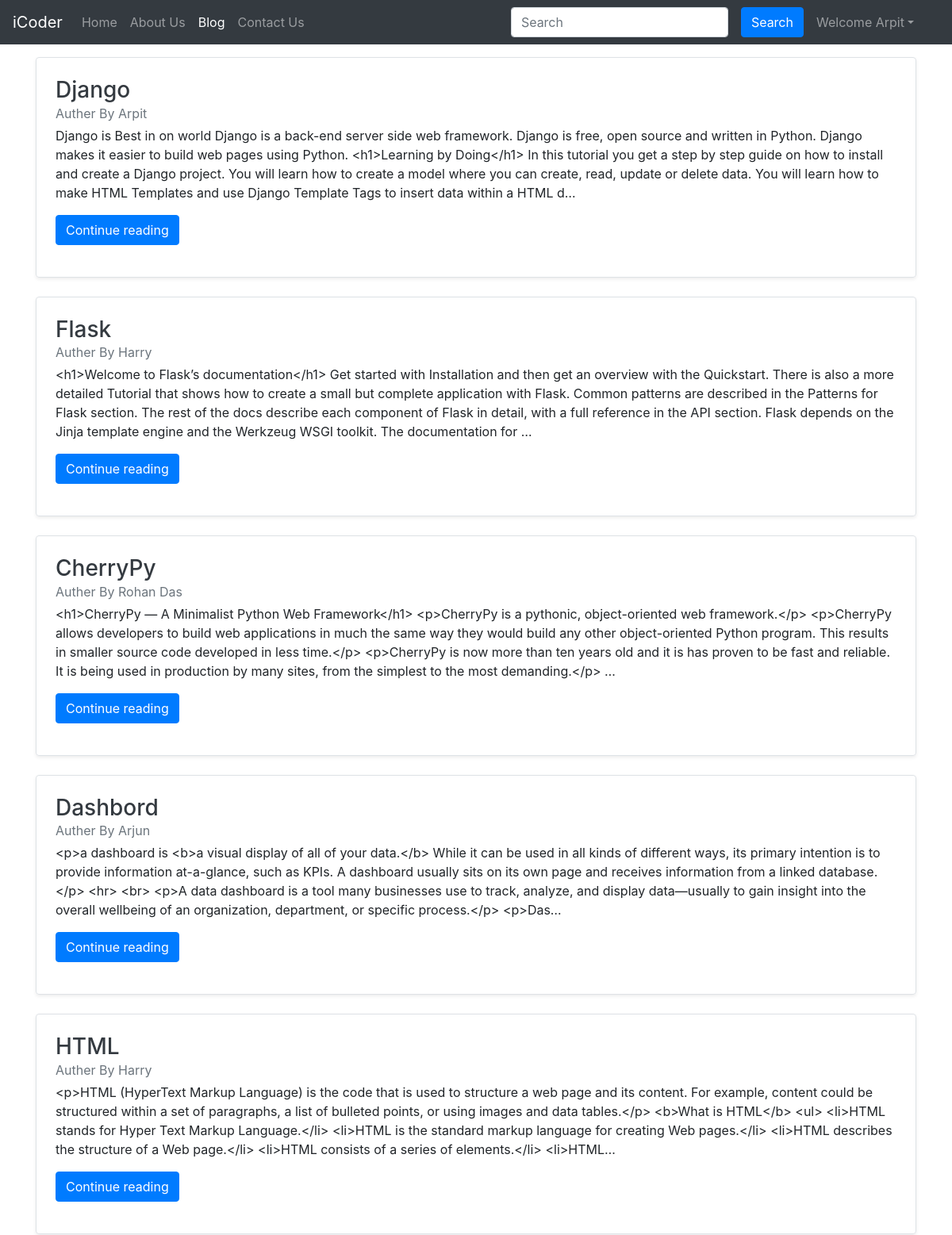
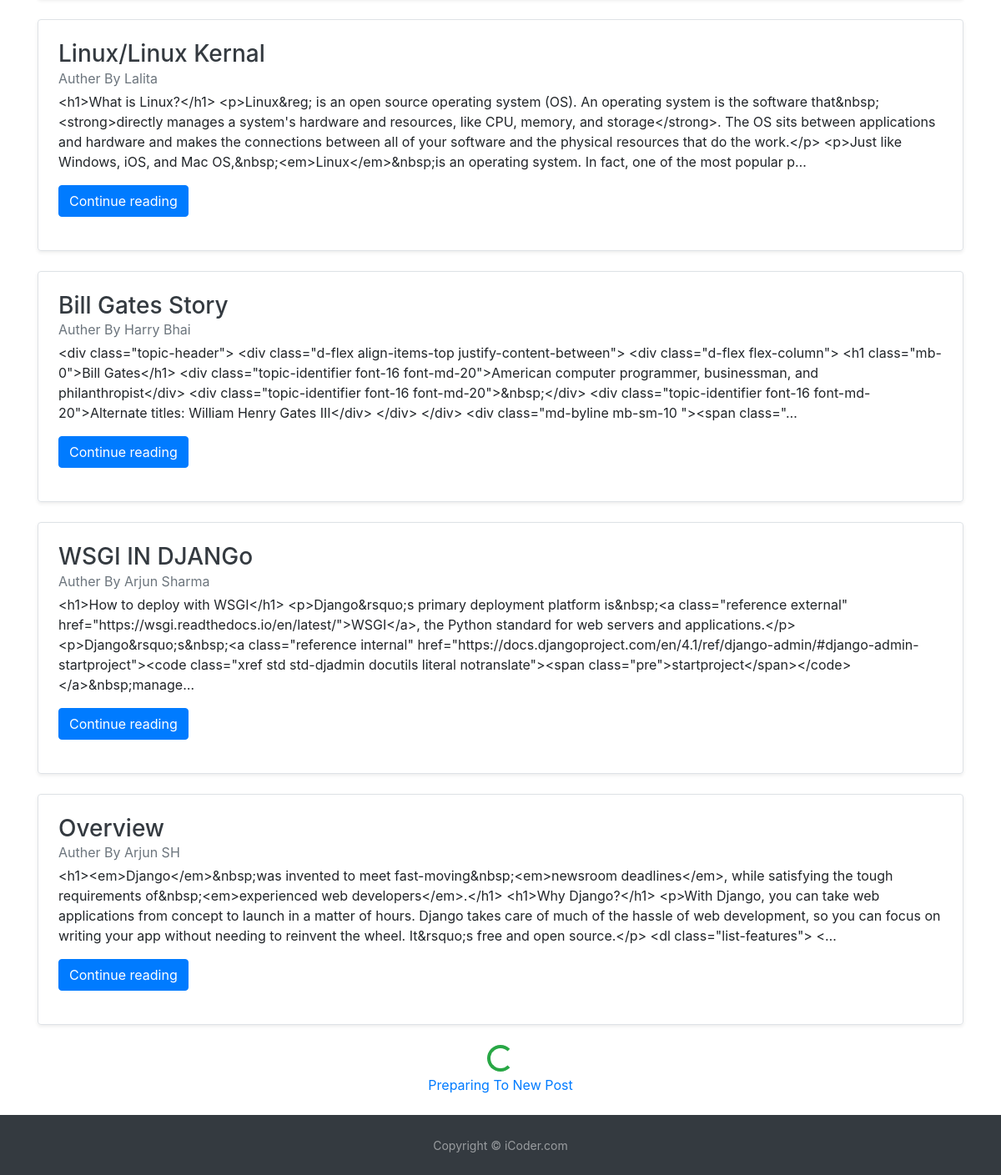
The page /blog/bloghome (signed in) on the database its author committed (2 pictures, top to bottom).
### blog/models.py (models this page shows, shortened)
class Blog(models.Model):
    title = models.CharField(max_length=200)
    author = models.CharField(max_length=100)
    slug = models.SlugField()
    contant = models.TextField()

### blog/views.py (the view)
# urls.py: path('bloghome', views.bloghome, name="bloghome"),
def bloghome(request):
    allPost = Blog.objects.all()
    params = {'allPost': allPost}
    return render(request, "blog/bloghome.html", params)

### templates/blog/bloghome.html (shortened to what this page needs)
{% extends 'base.html' %}
{% block bactivate %}active{% endblock bactivate %}\
{% block body %}
{% for post in allPost %}
<div class="row no-gutters border rounded overflow-hidden flex-md-row mb-4 shadow-sm h-md-250 position-relative">
    <div class="col p-4 d-flex flex-column position-static">
      <h3 class="mb-0"><a href="{{post.slug}}" class="text-dark">{{post.title}}</a></h3>
      <div class="mb-1 text-muted">Auther By {{post.author}}</div>
      <p class="card-text mb-auto">{{post.contant|truncatechars:500}}</p>
      <a href="{{post.slug}}" class="my-3"><button class="btn btn-primary">Continue reading</button></a>
    </div>
  </div>
{% endfor %}
 <center>
  <div class="text-success spinner-border" role="status">
  </div>
</center>
<center>
  <label class="text-primary">Preparing To New Post</label>
</center>
{% endblock body %}

### templates/base.html (shortened to what this page needs)
<!doctype html>
<html lang="en">
<head>
  <link rel="stylesheet" href="https://cdn.jsdelivr.net/npm/bootstrap@4.6.2/dist/css/bootstrap.min.css"
>
</head>
<body>
  <nav class="navbar navbar-expand-lg navbar-dark bg-dark">
    <a class="navbar-brand" href="/">iCoder</a>
    <div class="collapse navbar-collapse" id="navbarSupportedContent">
      <ul class="navbar-nav mr-auto">
        <li class="nav-item">
          <a class="nav-link {% block hactivate %}{% endblock hactivate %}" href="/">Home </a>
        </li>
        <li class="nav-item">
          <a class="nav-link {% block aactivate %}{% endblock aactivate %}" href="/about">About Us</a>
        </li>
        <li class="nav-item">
          <a class="nav-link {% block bactivate %}{% endblock bactivate %}" href="/blog/bloghome">Blog</a>
        </li>
        <li class="nav-item">
          <a class="nav-link {% block cactivate %}{% endblock cactivate %}" href="/contact">Contact Us</a>
        </li>
      </ul>
      <form class="form-inline my-2 my-lg-0" method="get" action="/blog/search">
        <input class="form-control mr-sm-2" type="search" placeholder="Search" aria-label="Search" id="search_her"
          name="search_her">
        <button class="btn btn-primary my-2 my-sm-0 mx-2" type="submit">Search</button>
      </form>
      {% if user.is_authenticated %}
      <ul class="navbar-nav mr-4">
        <li class="nav-item dropdown">
          <a class="nav-link dropdown-toggle" href='#' id="navbarDropdown" role="button" data-toggle="dropdown"> Welcome
            {{request.user}}</a>
        </li>
      </ul>
    </div>
    {% endif %}
  </nav>
  <div class="container my-3">
    {% if user.is_authenticated %}
    {% block body %}{% endblock body %}
    {% else %}
      <h1>Not Found</h1>
    {% endif %}
  </div>
  <div class="container-flex">
    <footer id="sticky-footer" class="flex-shrink-0 py-4 bg-dark text-white-50">
      <div class="container text-center">
        <small>Copyright &copy; iCoder.com</small>
      </div>
    </footer>
  </div>
</body>
</html>

### rows shown on the page
Blog: title "Django", author "Arpit", contant "Django is Best in on world Django is a back-end server side web framework. Django is free, open source and written in Python. Django makes it easier to build web pages using Python. <h1>Learning by Doing</h1> In this tutorial you get a step by step guide on how to install and create a Django project. You will learn how to create a model where you can create, read, update or delete data. You will learn how to make HTML Templates and use Django Template Tags to insert data within a HTML d…"
Blog: title "Flask", author "Harry", contant "<h1>Welcome to Flask’s documentation</h1> Get started with Installation and then get an overview with the Quickstart. There is also a more detailed Tutorial that shows how to create a small but complete application with Flask. Common patterns are described in the Patterns for Flask section. The rest of the docs describe each component of Flask in detail, with a full reference in the API section. Flask depends on the Jinja template engine and the Werkzeug WSGI toolkit. The documentation for …"
Blog: title "CherryPy", author "Rohan Das", contant "<h1>CherryPy — A Minimalist Python Web Framework</h1> <p>CherryPy is a pythonic, object-oriented web framework.</p> <p>CherryPy allows developers to build web applications in much the same way they would build any other object-oriented Python program. This results in smaller source code developed in less time.</p> <p>CherryPy is now more than ten years old and it is has proven to be fast and reliable. It is being used in production by many sites, from the simplest to the most demanding.</p> …"
Blog: title "Dashbord", author "Arjun", contant "<p>a dashboard is <b>a visual display of all of your data.</b> While it can be used in all kinds of different ways, its primary intention is to provide information at-a-glance, such as KPIs. A dashboard usually sits on its own page and receives information from a linked database.</p> <hr> <br> <p>A data dashboard is a tool many businesses use to track, analyze, and display data—usually to gain insight into the overall wellbeing of an organization, department, or specific process.</p> <p>Das…"
Blog: title "HTML", author "Harry", contant "<p>HTML (HyperText Markup Language) is the code that is used to structure a web page and its content. For example, content could be structured within a set of paragraphs, a list of bulleted points, or using images and data tables.</p> <b>What is HTML</b> <ul> <li>HTML stands for Hyper Text Markup Language.</li> <li>HTML is the standard markup language for creating Web pages.</li> <li>HTML describes the structure of a Web page.</li> <li>HTML consists of a series of elements.</li> <li>HTML…"
Blog: title "Linux/Linux Kernal", author "Lalita", contant "<h1>What is Linux?</h1> <p>Linux&reg; is an open source operating system (OS). An operating system is the software that&nbsp;<strong>directly manages a system's hardware and resources, like CPU, memory, and storage</strong>. The OS sits between applications and hardware and makes the connections between all of your software and the physical resources that do the work.</p> <p>Just like Windows, iOS, and Mac OS,&nbsp;<em>Linux</em>&nbsp;is an operating system. In fact, one of the most popular p…"
Blog: title "Bill Gates Story", author "Harry Bhai", contant "<div class=\"topic-header\"> <div class=\"d-flex align-items-top justify-content-between\"> <div class=\"d-flex flex-column\"> <h1 class=\"mb-0\">Bill Gates</h1> <div class=\"topic-identifier font-16 font-md-20\">American computer programmer, businessman, and philanthropist</div> <div class=\"topic-identifier font-16 font-md-20\">&nbsp;</div> <div class=\"topic-identifier font-16 font-md-20\">Alternate titles: William Henry Gates III</div> </div> </div> <div class=\"md-byline mb-sm-10 \"><span class=\"…"
Blog: title "WSGI IN DJANGo", author "Arjun Sharma", contant "<h1>How to deploy with WSGI</h1> <p>Django&rsquo;s primary deployment platform is&nbsp;<a class=\"reference external\" href=\"https://wsgi.readthedocs.io/en/latest/\">WSGI</a>, the Python standard for web servers and applications.</p> <p>Django&rsquo;s&nbsp;<a class=\"reference internal\" href=\"https://docs.djangoproject.com/en/4.1/ref/django-admin/#django-admin-startproject\"><code class=\"xref std std-djadmin docutils literal notranslate\"><span class=\"pre\">startproject</span></code></a>&nbsp;manage…"
Blog: title "Overview", author "Arjun SH", contant "<h1><em>Django</em>&nbsp;was invented to meet fast-moving&nbsp;<em>newsroom deadlines</em>, while satisfying the tough requirements of&nbsp;<em>experienced web developers</em>.</h1> <h1>Why Django?</h1> <p>With Django, you can take web applications from concept to launch in a matter of hours. Django takes care of much of the hassle of web development, so you can focus on writing your app without needing to reinvent the wheel. It&rsquo;s free and open source.</p> <dl class=\"list-features\"> <…"

### other values the page prints
{{ request.user }} "Arpit"
